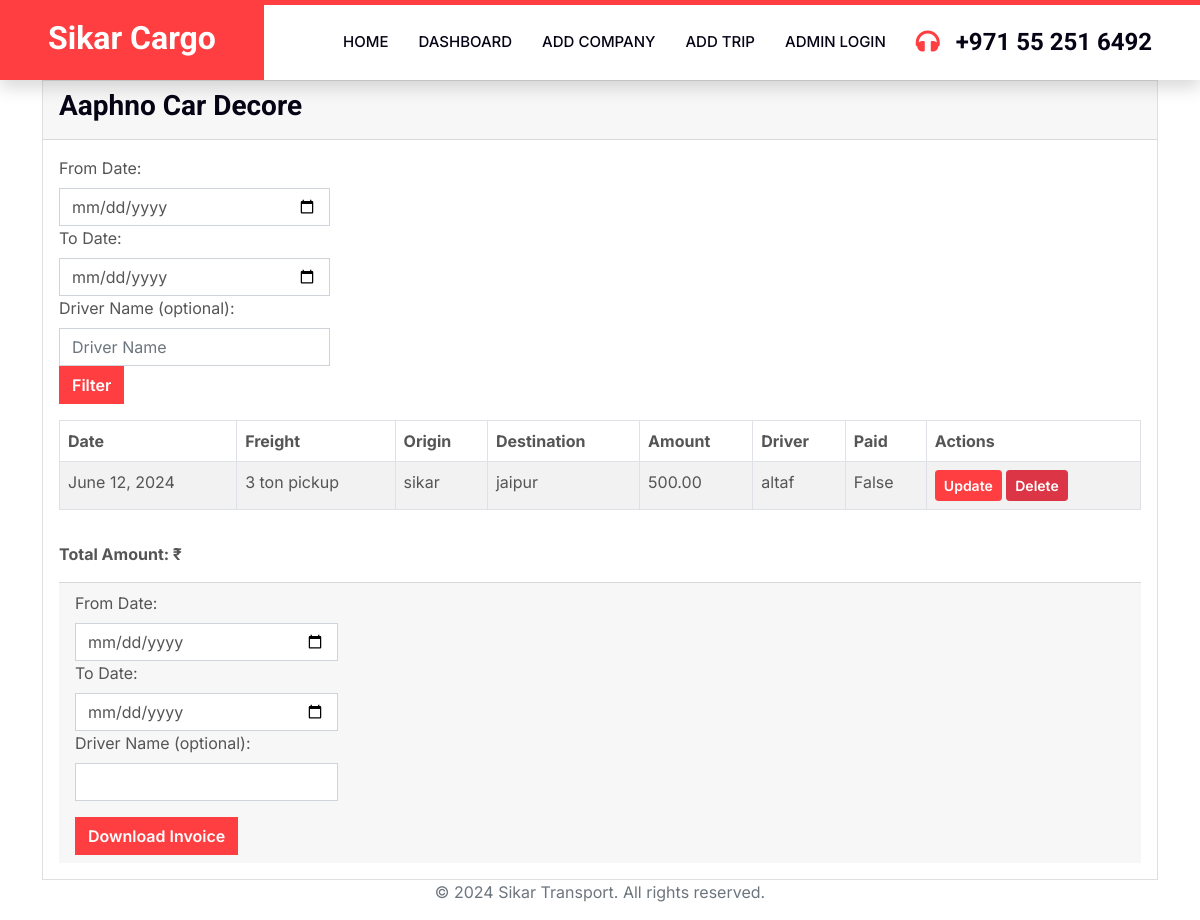
/company/2/ (signed in), run on the app's committed database.
### website/models.py (models this page shows, shortened)
class Company(models.Model):
    name = models.CharField(max_length=255)
    address = models.TextField()
    email = models.EmailField()
    phone = models.CharField(max_length=20)
    contact_person = models.CharField(max_length=25)
    paid_amount = models.DecimalField(max_digits=10, decimal_places=2, default=0)
    unpaid_amount = models.DecimalField(max_digits=10, decimal_places=2, default=0)
    po_box = models.CharField(max_length=20)

class Trip(models.Model):
    company = models.ForeignKey(Company, on_delete=models.CASCADE)
    date = models.DateField()
    freight = models.CharField(max_length=25)
    origin = models.CharField(max_length=255)
    destination = models.CharField(max_length=255)
    amount = models.DecimalField(max_digits=10, decimal_places=2)
    vat = models.DecimalField(max_digits=10, decimal_places=2, default=0)
    toll_gate = models.DecimalField(max_digits=10, decimal_places=2, default=0)
    total_amount = models.DecimalField(max_digits=10, decimal_places=2, default=0)
    driver = models.CharField(max_length=30)
    paid = models.BooleanField(default=False)

### website/views.py (the view, shortened to what this page needs)
# urls.py: path('company/<int:company_id>/', views.company_detail, name='company_detail'),
@login_required
def company_detail(request, company_id):
    company = get_object_or_404(Company, pk=company_id)
    trips = Trip.objects.filter(company=company, paid=False)
    context = {
        'company': company,
        'trips': trips,
    }
    return render(request, 'company_detail.html', context)

### website/templates/company_detail.html (shortened to what this page needs)
{% load static %}
<!DOCTYPE html>
<html lang="en">
<head>
    <link href="https://cdnjs.cloudflare.com/ajax/libs/font-awesome/5.10.0/css/all.min.css" rel="stylesheet">
    <link href="https://cdn.jsdelivr.net/npm/bootstrap-icons@1.4.1/font/bootstrap-icons.css" rel="stylesheet">
    <link href="{% static 'lib/animate/animate.min.css' %}" rel="stylesheet">
    <link href="{% static 'lib/owlcarousel/assets/owl.carousel.min.css' %}" rel="stylesheet">
    <link href="{% static 'css/bootstrap.min.css' %}" rel="stylesheet">
    <link href="{% static 'css/style.css' %}" rel="stylesheet">
</head>
<body>
    <nav class="navbar navbar-expand-lg bg-white navbar-light shadow border-top border-5 border-primary sticky-top p-0">
        <a href="{% url 'index' %}" class="navbar-brand bg-primary d-flex align-items-center px-4 px-lg-5">
            <h2 class="mb-2 text-white">Sikar Cargo</h2>
        </a>
        <div class="collapse navbar-collapse" id="navbarCollapse">
            <div class="navbar-nav ms-auto p-4 p-lg-0">
                <a href="{% url 'index' %}" class="nav-item nav-link">Home</a>
                <a href="{% url 'dashboard' %}" class="nav-item nav-link">Dashboard</a>
                <a href="{% url 'add_company' %}" class="nav-item nav-link">Add Company</a>
                <a href="{% url 'add_trip' %}" class="nav-item nav-link">Add Trip</a>
                <a href="{% url 'admin_login' %}" class="nav-item nav-link">Admin Login</a>
            </div>
            <h4 class="m-0 pe-lg-5 d-none d-lg-block"><i class="fa fa-headphones text-primary me-3"></i>+971 55 251 6492</h4>
        </div>
    </nav>
    <div class="container">
        <div class="card">
            <div class="card-header">
                <h3>{{ company.name }}</h3>
            </div>
            <div class="card-body">
                <form method="post">
                    <div class="form-row">
                        <div class="col-md-3">
                            <label for="from_date" class="form-label">From Date:</label>
                            <input type="date" id="from_date" name="from_date" class="form-control"
                                placeholder="From Date">
                        </div>
                        <div class="col-md-3">
                            <label for="to_date" class="form-label">To Date:</label>
                            <input type="date" id="to_date" name="to_date" class="form-control"
                                placeholder="To Date">
                        </div>
                        <div class="col-md-3">
                            <label for="driver_name" class="form-label">Driver Name (optional):</label>
                            <input type="text" id="driver_name" name="driver_name" class="form-control"
                                placeholder="Driver Name">
                        </div>
                        <div class="col-md-2">
                            <button type="submit" class="btn btn-primary">Filter</button>
                        </div>
                    </div>
                </form>
                <div class="table-responsive mt-3">
                    <table class="table table-striped table-bordered">
                        <thead class="thead-dark">
                            <tr>
                                <th scope="col">Date</th>
                                <th scope="col">Freight</th>
                                <th scope="col">Origin</th>
                                <th scope="col">Destination</th>
                                <th scope="col">Amount</th>
                                <th scope="col">Driver</th>
                                <th scope="col">Paid</th>
                                <th scope="col">Actions</th>
                            </tr>
                        </thead>
                        <tbody>
                            {% for trip in trips %}
                            <tr>
                                <td>{{ trip.date }}</td>
                                <td>{{ trip.freight }}</td>
                                <td>{{ trip.origin }}</td>
                                <td>{{ trip.destination }}</td>
                                <td>{{ trip.amount }}</td>
                                <td>{{ trip.driver }}</td>
                                <td>{{ trip.paid }}</td>
                                <td>
                                    <a href="{% url 'update_trip' trip.id %}" class="btn btn-sm btn-primary">Update</a>
                                    <form action="{% url 'delete_trip' trip.id %}" method="post" class="d-inline">
                                        <button type="submit" class="btn btn-sm btn-danger"
                                            onclick="return confirm('Are you sure you want to delete this trip?')">Delete</button>
                                    </form>
                                </td>
                            </tr>
                            {% endfor %}
                        </tbody>
                    </table>
                </div>
                <p class="mt-3"><strong>Total Amount: ₹{{ total_amount }}</strong></p>
                <div class="card-footer">
                    <form method="post" action="{% url 'download_invoice' company.id %}">
                        <div class="form-row">
                            <div class="col-md-3">
                                <label for="from_date" class="form-label">From Date:</label>
                                <input type="date" id="from_date" name="from_date" class="form-control" required>
                            </div>
                            <div class="col-md-3">
                                <label for="to_date" class="form-label">To Date:</label>
                                <input type="date" id="to_date" name="to_date" class="form-control" required>
                            </div>
                            <div class="col-md-3">
                                <label for="driver_name" class="form-label">Driver Name (optional):</label>
                                <input type="text" id="driver_name" name="driver_name" class="form-control">
                            </div>
                        </div>
                        <button type="submit" class="btn btn-primary mt-3">Download Invoice</button>
                    </form>
                </div>
            </div>
        </div>
    </div>
    <footer class="text-center">
        <div class="container">
            <p class="text-muted">&copy; 2024 Sikar Transport. All rights reserved.</p>
        </div>
    </footer>
</body>
</html>

### website/static/css/style.css (style rules this page uses)
:root { --primary: #FF3E41; --secondary: #51CFED; --light: #F8F2F0; --dark: #060315; }
.btn { font-weight: 600; transition: .5s; }
.btn.btn-primary, .btn.btn-secondary { color: #FFFFFF; }
.navbar-light .navbar-nav .nav-link { position: relative; margin-right: 30px; padding: 25px 0; color: #FFFFFF; font-size: 15px; text-transform: uppercase; outline: none; }
.navbar-light .navbar-brand, .navbar-light a.btn { height: 75px; }
.navbar-light .navbar-nav .nav-link { color: var(--dark); font-weight: 500; }
.navbar-light.sticky-top { top: -100px; transition: .5s; }
@media (min-width: 992px) { .navbar-light .navbar-nav .nav-link::before { position: absolute; content: ""; width: 0; height: 5px; top: -6px; left: 50%; background: #FFFFFF; transition: .5s; } }

### data on the page
Company: name "Aaphno Car Decore"
Trip: date "June 12, 2024", freight "3 ton pickup", origin "sikar", destination "jaipur", amount "500.00", driver "altaf", paid "False"
